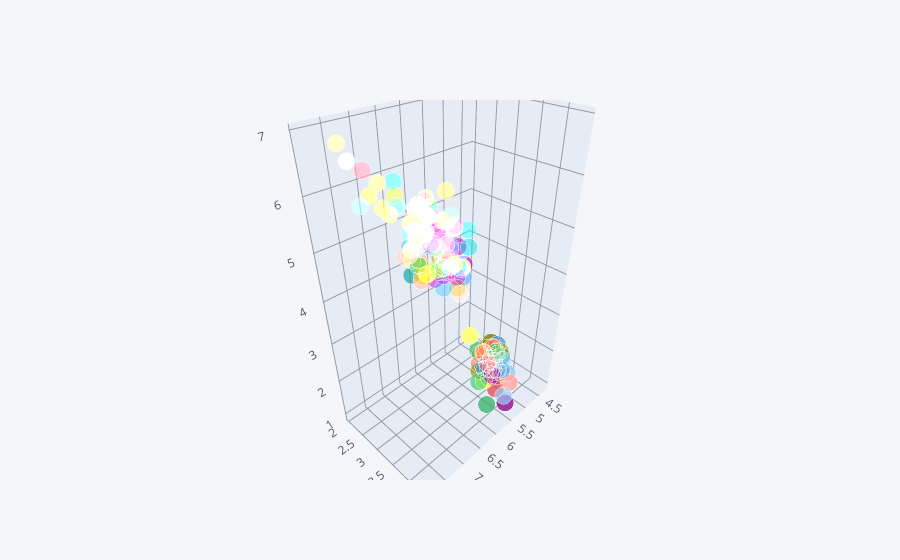

The cell this chart's notebook holds for it:
### Code cell
df.iplot(kind='scatter3d', x='sepallength',y='sepalwidth',z='petallength')

### Figure 1 — Plotly figure (JSON) as saved in the notebook; plotly's stock layout.template omitted (floating-point values rounded to 4 significant figures; data arrays with more than 128 entries replaced by an {"elided": "..."} marker saying what was removed)
{"data": [{"marker": {"color": {"elided": "149 str values"}, "opacity": 0.8, "size": {"elided": "149 int values"}, "symbol": "circle"}, "mode": "markers", "text": {"elided": "149 str values"}, "type": "scatter3d", "x": {"elided": "149 float values"}, "y": {"elided": "149 float values"}, "z": {"elided": "149 float values"}}], "layout": {"legend": {"bgcolor": "#F5F6F9", "font": {"color": "#4D5663"}}, "paper_bgcolor": "#F5F6F9", "plot_bgcolor": "#F5F6F9", "scene": {"xaxis": {"gridcolor": "#9499A3", "showgrid": true, "tickfont": {"color": "#4D5663"}, "title": {"font": {"color": "#4D5663"}, "text": ""}, "zerolinecolor": "#9499A3"}, "yaxis": {"gridcolor": "#9499A3", "showgrid": true, "tickfont": {"color": "#4D5663"}, "title": {"font": {"color": "#4D5663"}, "text": ""}, "zerolinecolor": "#9499A3"}, "zaxis": {"gridcolor": "#9499A3", "showgrid": true, "tickfont": {"color": "#4D5663"}, "title": {"font": {"color": "#4D5663"}, "text": ""}, "zerolinecolor": "#9499A3"}}, "title": {"font": {"color": "#4D5663"}}}}
